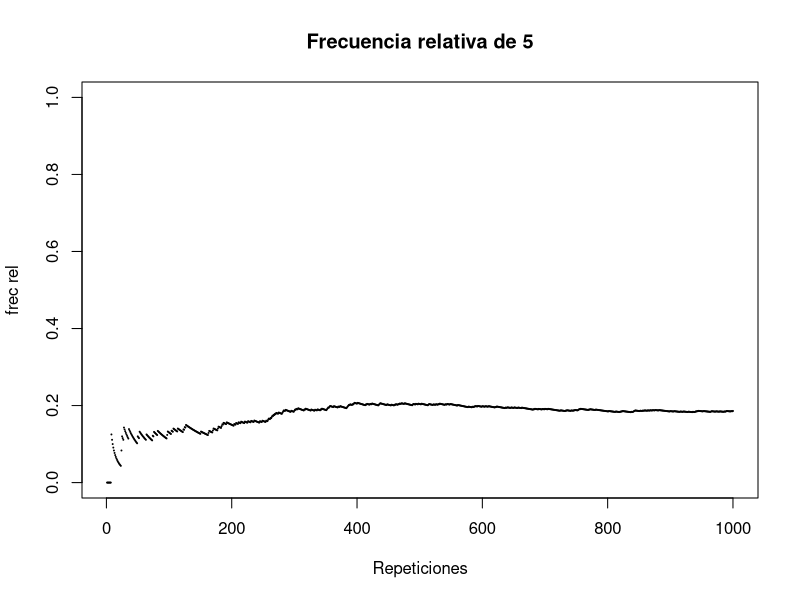
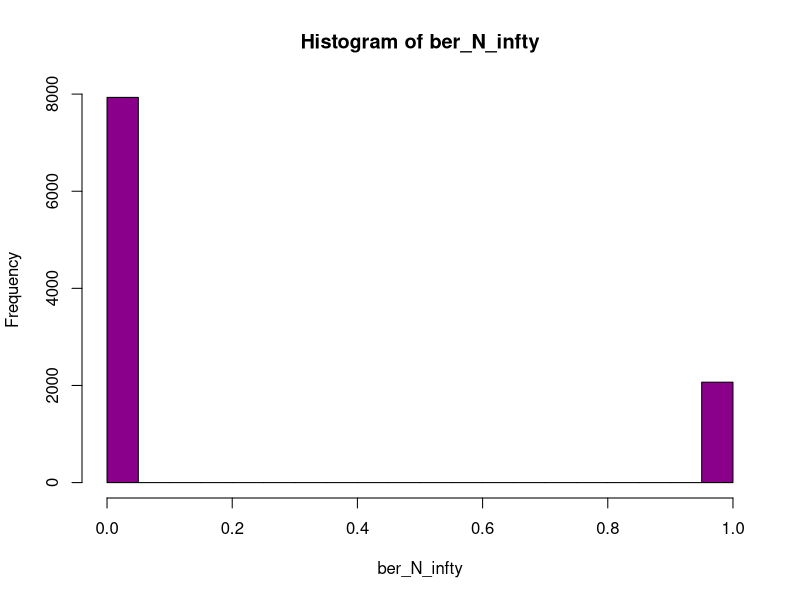
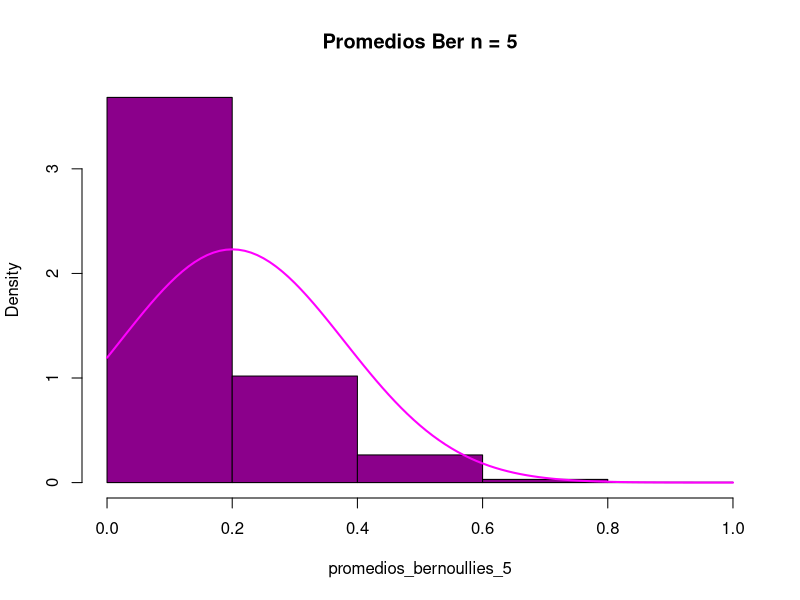
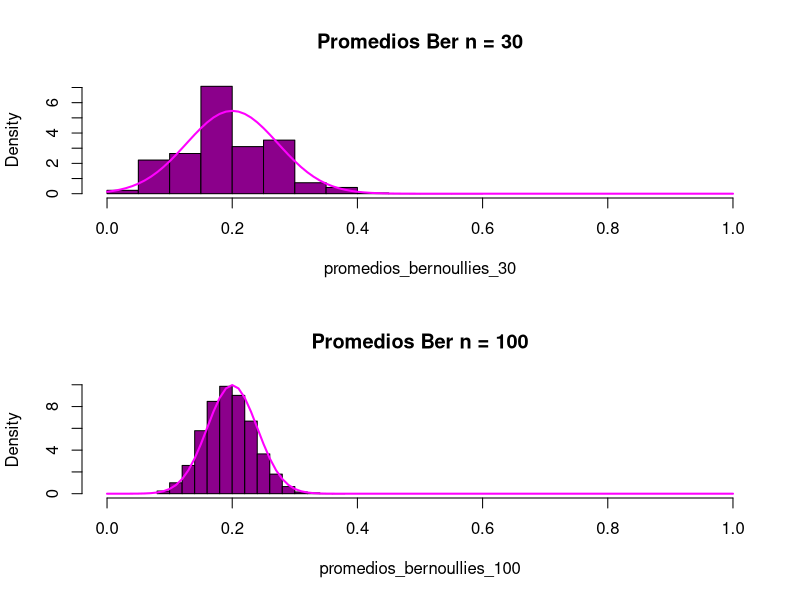
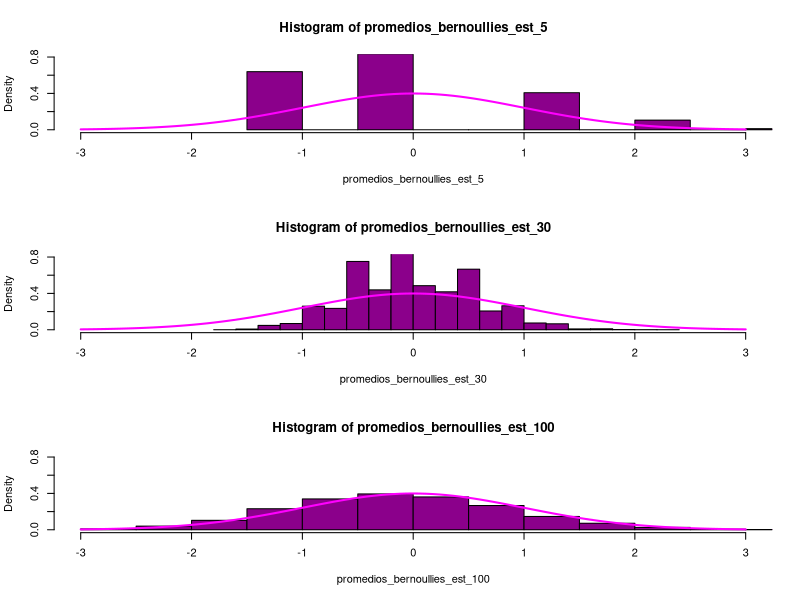
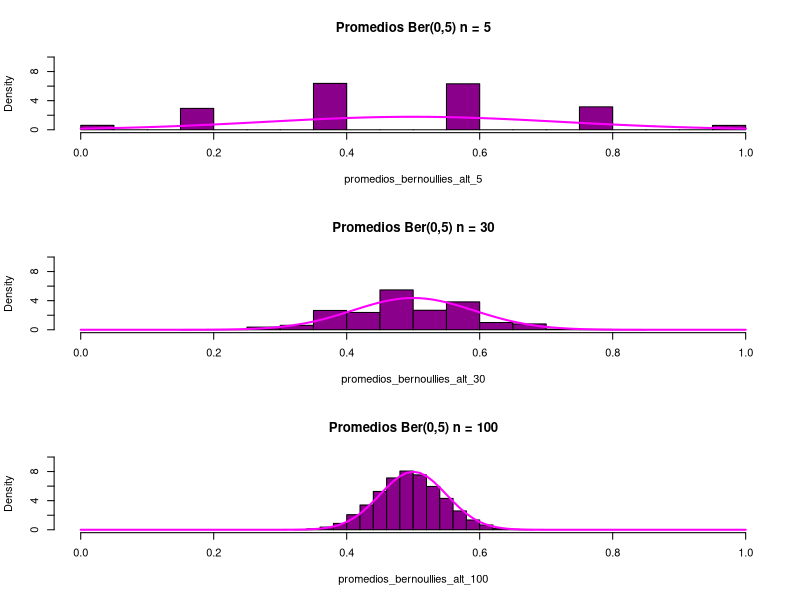
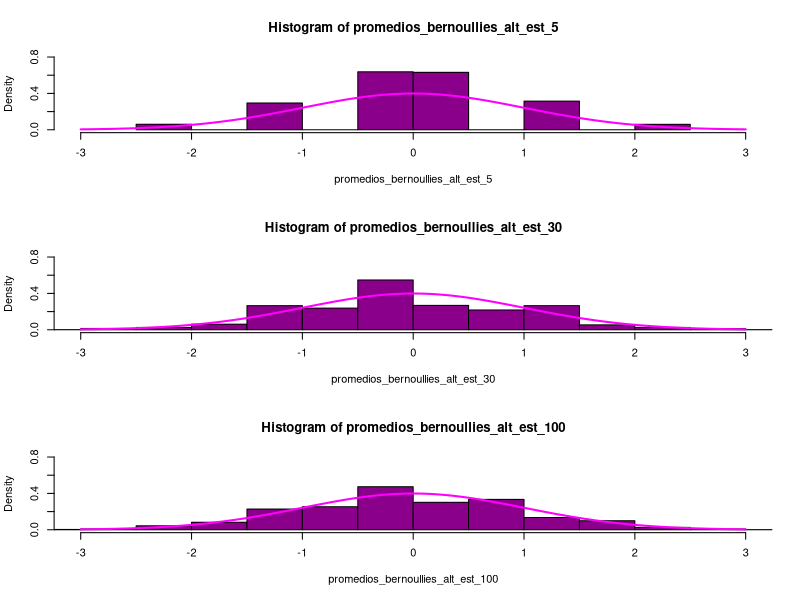
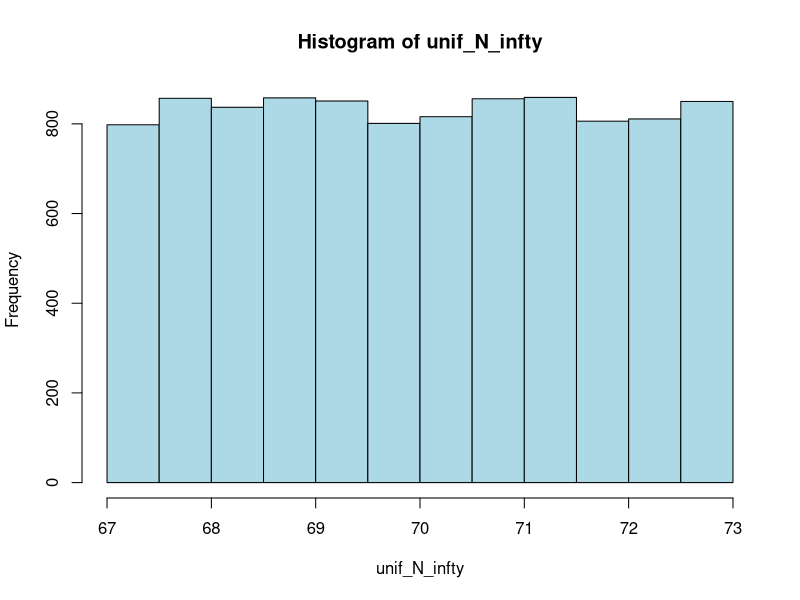

R code for these plots, in order:
## ---- chunk 1
dado <- c(1:6)
sum(dado / 6)
## ---- chunk 2
reps <- 1000

muchosdados <- sample(x = dado, size = reps, replace = TRUE)
## ---- chunk 3
frecrelativadado5vec <- rep(NA, reps)

for (n in 1:reps) {
    frecrelativadado5vec[n] <- mean(muchosdados[1:n] == 5)
}
## ---- chunk 4
plot(seq(1:reps), frecrelativadado5vec, cex = 0.1, ylim = c(0, 1),
     xlab = "Repeticiones", ylab = "frec rel", 
     main = "Frecuencia relativa de 5")
## ---- chunk 5
p_1 = 0.2
## ---- chunk 6
Nrep = 10000

ber_N_infty = rbinom(Nrep, 1, p_1)
table(ber_N_infty)
## ---- chunk 7
table(ber_N_infty)/Nrep
## ---- chunk 8
mean(ber_N_infty)
## ---- chunk 9
var(ber_N_infty)
## ---- chunk 10
hist(ber_N_infty, col = "darkmagenta")
## ---- chunk 11
n_dist = 5
promedios_bernoullies_5 = replicate(Nrep, mean(rbinom(n_dist, 1, p_1)))
table(promedios_bernoullies_5)
## ---- chunk 12
hist(main = "Promedios Ber n = 5", promedios_bernoullies_5, probability = TRUE, xlim = c(0,1), col = "darkmagenta", breaks = 4)
curve(dnorm(x, p_1, sqrt(p_1 * (1-p_1) / 5)), add=TRUE, lwd=2, col="magenta")
## ---- chunk 13
n_dist = 30
promedios_bernoullies_30 = replicate(Nrep, mean(rbinom(n_dist, 1, p_1)))

par(mfrow=c(2, 1))
hist(main = "Promedios Ber n = 30", promedios_bernoullies_30, probability = TRUE, xlim = c(0,1), col = "darkmagenta")
curve(dnorm(x, p_1, sqrt(p_1 * (1-p_1) / 30)), add=TRUE, lwd=2, col="magenta")

n_dist = 100
promedios_bernoullies_100 = replicate(Nrep, mean(rbinom(n_dist, 1, p_1)))
hist(main = "Promedios Ber n = 100", promedios_bernoullies_100, probability = TRUE, xlim = c(0,1), col = "darkmagenta")
curve(dnorm(x, p_1, sqrt(p_1 * (1-p_1) / 100)), add=TRUE, lwd=2, col="magenta")
par(mfrow=c(1, 1))
## ---- chunk 14
promedios_bernoullies_est_5 = (promedios_bernoullies_5 - p_1) / sqrt(p_1 * (1-p_1) / 5)

par(mfrow=c(3, 1))
hist(promedios_bernoullies_est_5, xlim = c(-3, 3), ylim = c(0, 0.8), probability = TRUE, col = "darkmagenta")
curve(dnorm(x,0,1), add=TRUE, lwd=2, col="magenta")

promedios_bernoullies_est_30 = (promedios_bernoullies_100 - p_1) / sqrt(p_1 * (1-p_1) / 30)
hist(promedios_bernoullies_est_30, xlim = c(-3, 3), ylim = c(0, 0.8), probability = TRUE, col = "darkmagenta")
curve(dnorm(x,0,1), add=TRUE, lwd=2, col="magenta")

promedios_bernoullies_est_100 = (promedios_bernoullies_100 - p_1) / sqrt(p_1 * (1-p_1) / 100)
hist(promedios_bernoullies_est_100, xlim = c(-3, 3), ylim = c(0, 0.8), probability = TRUE, col = "darkmagenta")
curve(dnorm(x,0,1), add=TRUE, lwd=2, col="magenta")
par(mfrow=c(1, 1))
## ---- chunk 15
p_2 = 0.5

par(mfrow=c(3, 1))

n_dist = 5
promedios_bernoullies_alt_5 = replicate(Nrep, mean(rbinom(n_dist, 1, p_2)))
hist(main = "Promedios Ber(0,5) n = 5", promedios_bernoullies_alt_5, probability = TRUE, xlim = c(0,1), ylim = c(0, 10), col = "darkmagenta")
curve(dnorm(x, p_2, sqrt(p_2 * (1-p_2) / n_dist)), add=TRUE, lwd=2, col="magenta")

n_dist = 30
promedios_bernoullies_alt_30 = replicate(Nrep, mean(rbinom(n_dist, 1, p_2)))
hist(main = "Promedios Ber(0,5) n = 30", promedios_bernoullies_alt_30, probability = TRUE, xlim = c(0,1), ylim = c(0, 10), col = "darkmagenta")
curve(dnorm(x, p_2, sqrt(p_2 * (1-p_2) / n_dist)), add=TRUE, lwd=2, col="magenta")

n_dist = 100
promedios_bernoullies_alt_100 = replicate(Nrep, mean(rbinom(n_dist, 1, p_2)))
hist(main = "Promedios Ber(0,5) n = 100", promedios_bernoullies_alt_100, probability = TRUE, xlim = c(0,1), ylim = c(0, 10), col = "darkmagenta")
curve(dnorm(x, p_2, sqrt(p_2 * (1-p_2) / n_dist)), add=TRUE, lwd=2, col="magenta")
par(mfrow=c(1, 1))
## ---- chunk 16
par(mfrow=c(3, 1))

n_dist = 5
promedios_bernoullies_alt_est_5 = (promedios_bernoullies_alt_5 - p_2) / sqrt(p_2 * (1-p_2) / n_dist)
hist(promedios_bernoullies_alt_est_5, xlim = c(-3, 3), ylim = c(0, 0.8), probability = TRUE, col="darkmagenta")
curve(dnorm(x,0,1), add=TRUE, lwd=2, col="magenta")

n_dist = 30
promedios_bernoullies_alt_est_30 = (promedios_bernoullies_alt_30 - p_2) / sqrt(p_2 * (1-p_2) / n_dist)
hist(promedios_bernoullies_alt_est_30, xlim = c(-3, 3), ylim = c(0, 0.8), probability = TRUE, col="darkmagenta")
curve(dnorm(x,0,1), add=TRUE, lwd=2, col="magenta")

n_dist = 100
promedios_bernoullies_alt_est_100 = (promedios_bernoullies_alt_100 - p_2) / sqrt(p_2 * (1-p_2) / n_dist)
hist(promedios_bernoullies_alt_est_100, xlim = c(-3, 3), ylim = c(0, 0.8), probability = TRUE, col="darkmagenta")
curve(dnorm(x,0,1), add=TRUE, lwd=2, col="magenta")

par(mfrow=c(1, 1))
## ---- chunk 17
a = 67
b = 73
## ---- chunk 18
Nrep = 10000

unif_N_infty = runif(Nrep, a, b)
## ---- chunk 19
e_unif = (a + b) / 2
e_unif_m = mean(unif_N_infty)
e_unif
## ---- chunk 20
var_unif = (b - a)^2 / 12
var_unif_m = var(unif_N_infty)
var_unif
## ---- chunk 21
hist(unif_N_infty, col = "lightblue")
## ---- chunk 22
n_dist = 5
promedios_uniformes_5 = replicate(Nrep, mean(runif(n_dist, a, b)))
## ---- chunk 23
n_dist = 5
hist(main = "Promedios Unif n = 5", promedios_uniformes_5, probability = TRUE, xlim = c(a, b), ylim=c(0,1), col = "lightblue")
curve(dnorm(x, e_unif, sqrt(var_unif/n_dist)), add=TRUE, lwd=2, col="blue")
## ---- chunk 24
n_dist = 30
promedios_uniformes_30 = replicate(Nrep, mean(runif(n_dist, a, b)))

par(mfrow=c(2, 1))
hist(main = "Promedios Unif n = 30", promedios_uniformes_30, probability = TRUE, xlim = c(a, b), ylim = c(0, 3), col = "lightblue")
curve(dnorm(x, e_unif, sqrt( var_unif/ n_dist)), add=TRUE, lwd=2, col="blue")

n_dist = 100
promedios_uniformes_100 = replicate(Nrep, mean(runif(n_dist, a, b)))
hist(main = "Promedios Unif n = 100", promedios_uniformes_100, probability = TRUE, xlim = c(a, b), ylim = c(0, 3), col = "lightblue")
curve(dnorm(x, e_unif, sqrt( var_unif/ n_dist)), add=TRUE, lwd=2, col="blue")
par(mfrow=c(1, 1))
## ---- chunk 25
promedios_uniformes_est_5 = (promedios_uniformes_5 - e_unif) / sqrt(var_unif / 5)

par(mfrow=c(3, 1))
hist(promedios_uniformes_est_5, xlim = c(-3, 3), ylim = c(0, 1), probability = TRUE, col = "lightblue")
curve(dnorm(x,0,1), add=TRUE, lwd=2, col="blue")

promedios_uniformes_est_30 = (promedios_uniformes_30 - e_unif) / sqrt(var_unif / 30)
hist(promedios_uniformes_est_30, xlim = c(-3, 3), ylim = c(0, 1), probability = TRUE, col = "lightblue")
curve(dnorm(x,0,1), add=TRUE, lwd=2, col="blue")

promedios_uniformes_est_100 = (promedios_uniformes_100 - e_unif) / sqrt(var_unif / 100)
hist(promedios_uniformes_est_100, xlim = c(-3, 3), ylim = c(0, 1), probability = TRUE, col = "lightblue")
curve(dnorm(x,0,1), add=TRUE, lwd=2, col="blue")
par(mfrow=c(1, 1))
## ---- chunk 26
l = 0.1
## ---- chunk 27
Nrep = 10000

exp_N_infty = rexp(Nrep, l)
## ---- chunk 28
e_exp = mean(exp_N_infty)
e_exp = 1/l
e_exp
## ---- chunk 29
var_exp = var(exp_N_infty)
var_exp = 1/(l^2)
var_exp
## ---- chunk 30
hist(exp_N_infty, col = "orange")
## ---- chunk 31
n_dist = 5
promedios_exponenciales_5 = replicate(Nrep, mean(rexp(n_dist, l)))
## ---- chunk 32
n_dist = 5
hist(main = "Promedios Exp n = 5", promedios_exponenciales_5, probability = TRUE, ylim=c(0, l), col = "orange")
curve(dnorm(x, e_exp, sqrt(var_exp/ n_dist)), add=TRUE, lwd=2, col="red")
## ---- chunk 33
n_dist = 30
promedios_exponenciales_30 = replicate(Nrep, mean(rexp(n_dist, l)))

par(mfrow=c(2, 1))
hist(main = "Promedios Exp n = 30", promedios_exponenciales_30, probability = TRUE, col = "orange")
curve(dnorm(x, e_exp, sqrt( var_exp/ n_dist)), add=TRUE, lwd=2, col="red")

n_dist = 100
promedios_exponenciales_100 = replicate(Nrep, mean(rexp(n_dist, l)))
hist(main = "Promedios Exp n = 100", promedios_exponenciales_100, probability = TRUE, col = "orange")
curve(dnorm(x, e_exp, sqrt( var_exp/ n_dist)), add=TRUE, lwd=2, col="red")
par(mfrow=c(1, 1))
## ---- chunk 34
promedios_exponenciales_est_5 = (promedios_exponenciales_5 - e_exp) / sqrt(var_exp / 5)

par(mfrow=c(3, 1))
hist(promedios_exponenciales_est_5, xlim = c(-3, 3), ylim = c(0, 1), probability = TRUE, col = "orange")
curve(dnorm(x,0,1), add=TRUE, lwd=2, col="red")

promedios_exponenciales_est_30 = (promedios_exponenciales_30 - e_exp) / sqrt(var_exp / 30)
hist(promedios_exponenciales_est_30, xlim = c(-3, 3), ylim = c(0, 1), probability = TRUE, col = "orange")
curve(dnorm(x,0,1), add=TRUE, lwd=2, col="red")

promedios_exponenciales_est_100 = (promedios_exponenciales_100 - e_exp) / sqrt(var_exp / 100)
hist(promedios_exponenciales_est_100, xlim = c(-3, 3), ylim = c(0, 1), probability = TRUE, col = "orange")
curve(dnorm(x,0,1), add=TRUE, lwd=2, col="red")
par(mfrow=c(1, 1))
## ---- chunk 35
mu = 70
sd2 = 1.2
sd = sqrt(sd2)
## ---- chunk 36
Nrep = 10000

norm_N_infty = rnorm(Nrep, mu, sd)
## ---- chunk 37
e_norm = mean(norm_N_infty)
e_norm = mu
e_norm
## ---- chunk 38
var_norm = var(norm_N_infty)
var_norm = sd ^ 2
var_norm
## ---- chunk 39
hist(norm_N_infty, col = "darkgreen")
## ---- chunk 40
n_dist = 5
promedios_normales_5 = replicate(Nrep, mean(rnorm(n_dist, mu, sd)))
## ---- chunk 41
n_dist = 5
hist(main = "Promedios Norm n = 5", promedios_normales_5, probability = TRUE, col = "darkgreen")
curve(dnorm(x, e_norm, sqrt( var_norm/ n_dist)), add=TRUE, lwd=2, col="green")
## ---- chunk 42
n_dist = 30
promedios_normales_30 = replicate(Nrep, mean(rnorm(n_dist, mu, sd)))

par(mfrow=c(2, 1))
hist(main = "Promedios Norm n = 30", promedios_normales_30, probability = TRUE, col = "darkgreen")
curve(dnorm(x, e_norm, sqrt( var_norm/ n_dist)), add=TRUE, lwd=2, col="green")

n_dist = 100
promedios_normales_100 = replicate(Nrep, mean(rnorm(n_dist, mu, sd)))
hist(main = "Promedios Norm n = 100", promedios_normales_100, probability = TRUE, col = "darkgreen")
curve(dnorm(x, e_norm, sqrt( var_norm/ n_dist)), add=TRUE, lwd=2, col="green")
par(mfrow=c(1, 1))
## ---- chunk 43
promedios_normales_est_5 = (promedios_normales_5 - e_norm) / sqrt(var_norm / 5)

par(mfrow=c(3, 1))
hist(promedios_normales_est_5, xlim = c(-3, 3), ylim = c(0, 1), probability = TRUE, col = "darkgreen")
curve(dnorm(x,0,1), add=TRUE, lwd=2, col="green")

promedios_normales_est_30 = (promedios_normales_30 - e_norm) / sqrt(var_norm / 30)
hist(promedios_normales_est_30, xlim = c(-3, 3), ylim = c(0, 1), probability = TRUE, col = "darkgreen")
curve(dnorm(x,0,1), add=TRUE, lwd=2, col="green")

promedios_normales_est_100 = (promedios_normales_100 - e_norm) / sqrt(var_norm / 100)
hist(promedios_normales_est_100, xlim = c(-3, 3), ylim = c(0, 1), probability = TRUE, col = "darkgreen")
curve(dnorm(x,0,1), add=TRUE, lwd=2, col="green")
par(mfrow=c(1, 1))
